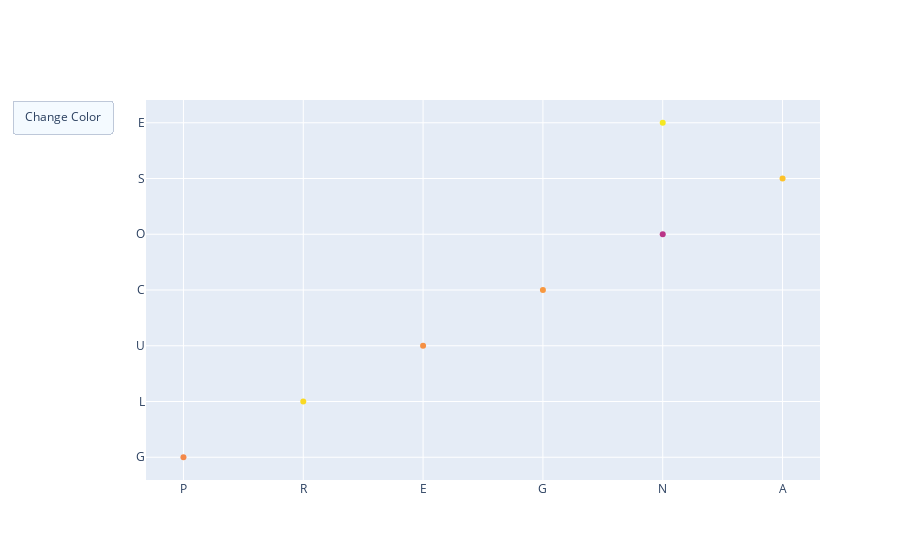

Notebook code cell kept with this figure:
### Code cell
#h. Develop custom action buttons using Plotly
import plotly.graph_objects as go
import numpy as np
x = []
for i in "PREGNANCIES":
    x.append(i)
y = []
for j in "GLUCOSE":
    y.append(j)
color = np.random.rand(100)
fig = go.Figure()
fig.add_trace(go.Scatter(x=x, y=y, mode='markers', marker=dict(color=color)))
fig.update_layout(
    updatemenus=[
        dict(
            type="buttons",
            direction="right",
            buttons=[
                dict(
                    label="Change Color",
                    method="update",
                    args=[{"marker.color": np.random.rand(100)}],
                )
            ],
        )
    ]
)
fig.show()
